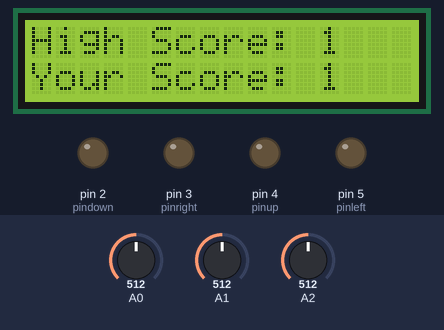
This sketch was run on a simulated Arduino Uno, built with avr-gcc and run on an emulated ATmega328P. Shown: 16×2 character LCD, output pins drawn as LEDs (lit = HIGH). Dashed ring = blinking. Inputs (shaded band) come from the test bench; at power-on: A1 = 512, A2 = 512, A0 = 512. Random numbers use the default seed unless the sketch sets one; what the sketch prints to the serial monitor is not drawn.

Above: at 4.8 s.
4.9 s: A1 set to 11
6.4 s: A1 set to 8
At 6.9 s:
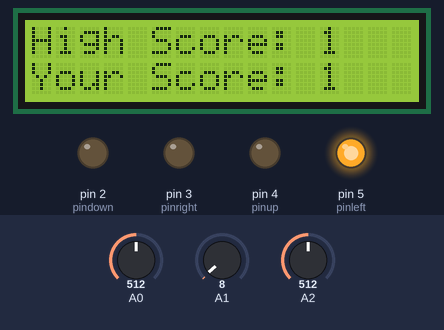
7.9 s: A1 set to 1023
At 10.7 s:
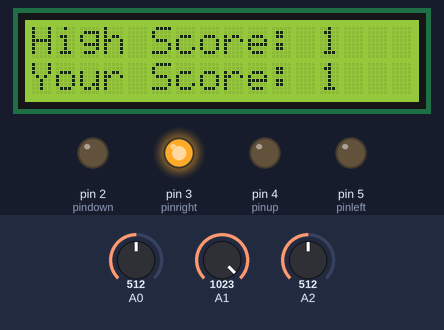
10.9 s: A1 set to 1001
At 11.17 s:
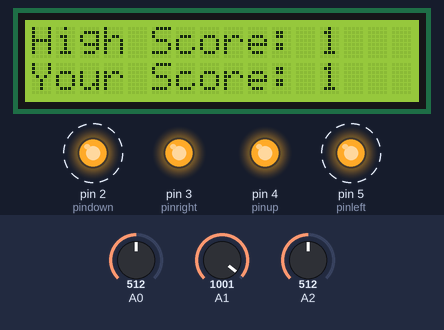
13.9 s: A2 set to 1003
15.4 s: A2 set to 1019
At 16.6 s:
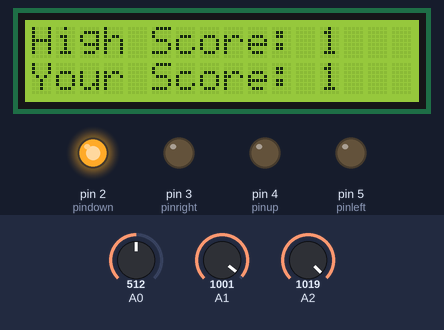
Timing chart, 0 to 17.9 s (numbered marks = the images above; inputs shaded):
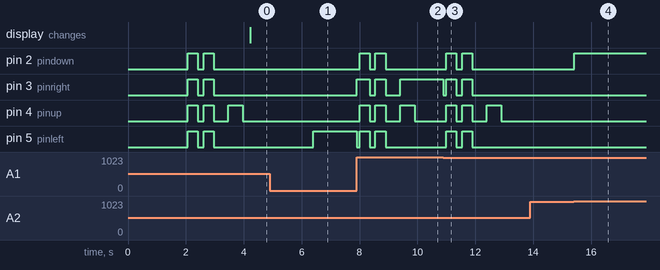

The sketch:

Project.ino
```cpp
#include <LiquidCrystal.h>

// LCD pins
int rs = 7;
int en = 8;
int d4 = 9;
int d5 = 10;
int d6 = 11;
int d7 = 12;

// Game variables
int highscore = 0;
int myscore;

// LCD object
LiquidCrystal lcd(rs, en, d4, d5, d6, d7);

// Button pins
int pinup = 4;
int pinright = 3;
int pindown = 2;
int pinleft = 5;

// Joystick values
int Xjoy;
int Yjoy;

// Loop variables
int i;
int stage = 0;
int sequence[50];
int pins[] = {pinup, pinright, pindown, pinleft};
int pinNum = 4;
int correctpin = 0;
int C = 0;
int lastinput;
bool wait = true;
bool joystick = true;
bool resetflag = false;

void setup() {
  // LCD initialization
  lcd.begin(16, 2);
  lcd.clear();
  lcd.setCursor(0, 1);
  lcd.print("Your Score: 0");
  lcd.setCursor(0, 0);
  lcd.print("High Score: 0");
  delay(2000);

  // Set pin modes
  pinMode(pinup, OUTPUT);
  pinMode(pinright, OUTPUT);
  pinMode(pindown, OUTPUT);
  pinMode(pinleft, OUTPUT);
  pinMode(A1, INPUT);
  pinMode(A2, INPUT);

  // Initialize serial communication
  Serial.begin(9600);

  // Call lose function
  lose();
}

void play() {
  // Display and play the generated sequence
  for (i = 0; i < stage; i = i + 1) {
    // Display sequence on Serial monitor
    Serial.print("Seq: ");
    Serial.print(i);
    Serial.print("Pin: ");
    Serial.println(sequence[i]);

    // Light up LED corresponding to the current sequence element
    digitalWrite(sequence[i], HIGH);
    delay(500);
    digitalWrite(sequence[i], LOW);
    delay(250);

    // Update LCD with current score
    lcd.setCursor(0, 1);
    myscore = stage;
    lcd.print("Your Score: ");
    lcd.setCursor(12, 1);
    lcd.print(myscore);

    // Update high score on LCD
    if (myscore > highscore) {
      highscore = stage;
    }
    lcd.setCursor(0, 0);
    lcd.print("High Score: " + (String)(highscore));
  }
}

void reset() {
  // Reset game variables
  wait = true;
  joystick = true;
  C = 0;
  stage = 0;
  correctpin = 0;
  lastinput = 0;
  resetflag = false;
}

void lose() {
  // Blink LEDs to indicate game loss
  digitalWrite(pinup, HIGH);
  digitalWrite(pindown, HIGH);
  digitalWrite(pinleft, HIGH);
  digitalWrite(pinright, HIGH);
  delay(350);
  digitalWrite(pinup, LOW);
  digitalWrite(pindown, LOW);
  digitalWrite(pinleft, LOW);
  digitalWrite(pinright, LOW);
  delay(200);
  digitalWrite(pinup, HIGH);
  digitalWrite(pindown, HIGH);
  digitalWrite(pinleft, HIGH);
  digitalWrite(pinright, HIGH);
  delay(350);
  digitalWrite(pinup, LOW);
  digitalWrite(pindown, LOW);
  digitalWrite(pinleft, LOW);
  digitalWrite(pinright, LOW);
  delay(500);
}

void loop() {
  // Read joystick values
  Xjoy = analogRead(A1);
  Yjoy = analogRead(A2);

  // Control button outputs based on joystick values
  if (Yjoy < 10 && Xjoy > 12 && Xjoy < 1018) {
    digitalWrite(pinup, HIGH);
  } else {
    digitalWrite(pinup, LOW);
  }

  if (Yjoy > 1018 && Xjoy > 12 && Xjoy < 1018) {
    digitalWrite(pindown, HIGH);
  } else {
    digitalWrite(pindown, LOW);
  }

  if (Xjoy < 10) {
    digitalWrite(pinleft, HIGH);
  } else {
    digitalWrite(pinleft, LOW);
  }

  if (Xjoy > 1018) {
    digitalWrite(pinright, HIGH);
  } else {
    digitalWrite(pinright, LOW);
  }

  if (wait) {
    // Generate random sequence and play
    randomSeed(analogRead(A0));
    sequence[stage] = pins[random(0, pinNum)];
    stage = stage + 1;
    play();
    wait = false;
  } else {
    if (joystick) {
      // Check if the joystick is moved in any direction
      correctpin = sequence[C];
      Serial.print("Expected: ");
      Serial.println(correctpin);
      for (i = 0; i < pinNum; i = i + 1) {
        // Check which button is pressed
        if (pins[i] == correctpin)
          continue;
        if (digitalRead(pins[i]) == HIGH) {
          lastinput = pins[i];
          resetflag = true;
          joystick = false;
          Serial.print("Read: ");
          Serial.println(lastinput);
        }
      }
    }
    if (digitalRead(correctpin) == HIGH && joystick) {
      // If correct button is pressed, move to the next stage
      C = C + 1;
      lastinput = correctpin;
      joystick = false;
    } else {
      if (digitalRead(lastinput) == LOW && !joystick) {
        // If the last input is released, reset or advance the game
        joystick = true;
        delay(100);
        if (resetflag) {
          lose();
          reset();
        } else {
          if (C == stage) {
            wait = true;
            C = 0;
            delay(1000);
          }
        }
      }
    }
  }
}
```

Measured:
- the behaviour switches between 10 and 9 on A1 (found by bisection; images 0 and 1)
- the behaviour switches between 1019 and 1018 on A1 (found by bisection; images 2 and 3)
- the behaviour switches between 1018 and 1019 on A2 (found by bisection; images 3 and 4)
- after the input at 4.9 s, every drawn part: stays the same
- after the input at 6.4 s, pin 5 (pinleft): LOW → HIGH at once
- after the input at 7.9 s, pin 2 (pindown): alternates HIGH for 0.35 s and LOW for 0.20 s, 4 changes in all, then stays LOW, starting after 0.10 s; pin 3 (pinright): goes HIGH 0.45 s, LOW 0.20 s, HIGH 0.35 s, LOW 0.50 s, then HIGH, starting at once
- after the input at 10.9 s, pin 2 (pindown): alternates HIGH for 0.35 s and LOW for 0.20 s, 4 changes in all, then stays LOW, starting after 0.10 s; pin 3 (pinright): goes LOW 0.10 s, HIGH 0.35 s, LOW 0.20 s, HIGH 0.35 s, then LOW, starting at once
- after the input at 13.9 s, every drawn part: stays the same
- after the input at 15.4 s, pin 2 (pindown): LOW → HIGH at once
